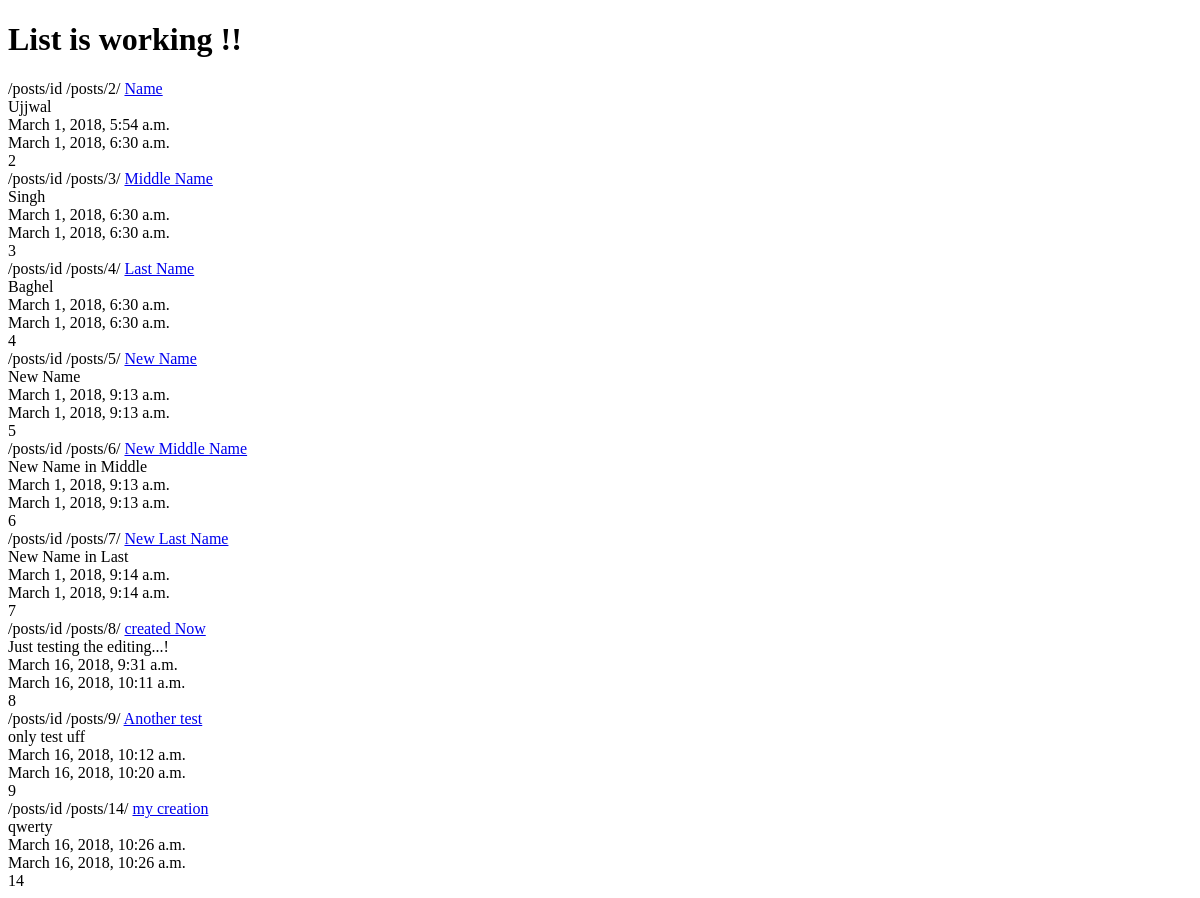
The app's page /posts/, older data.
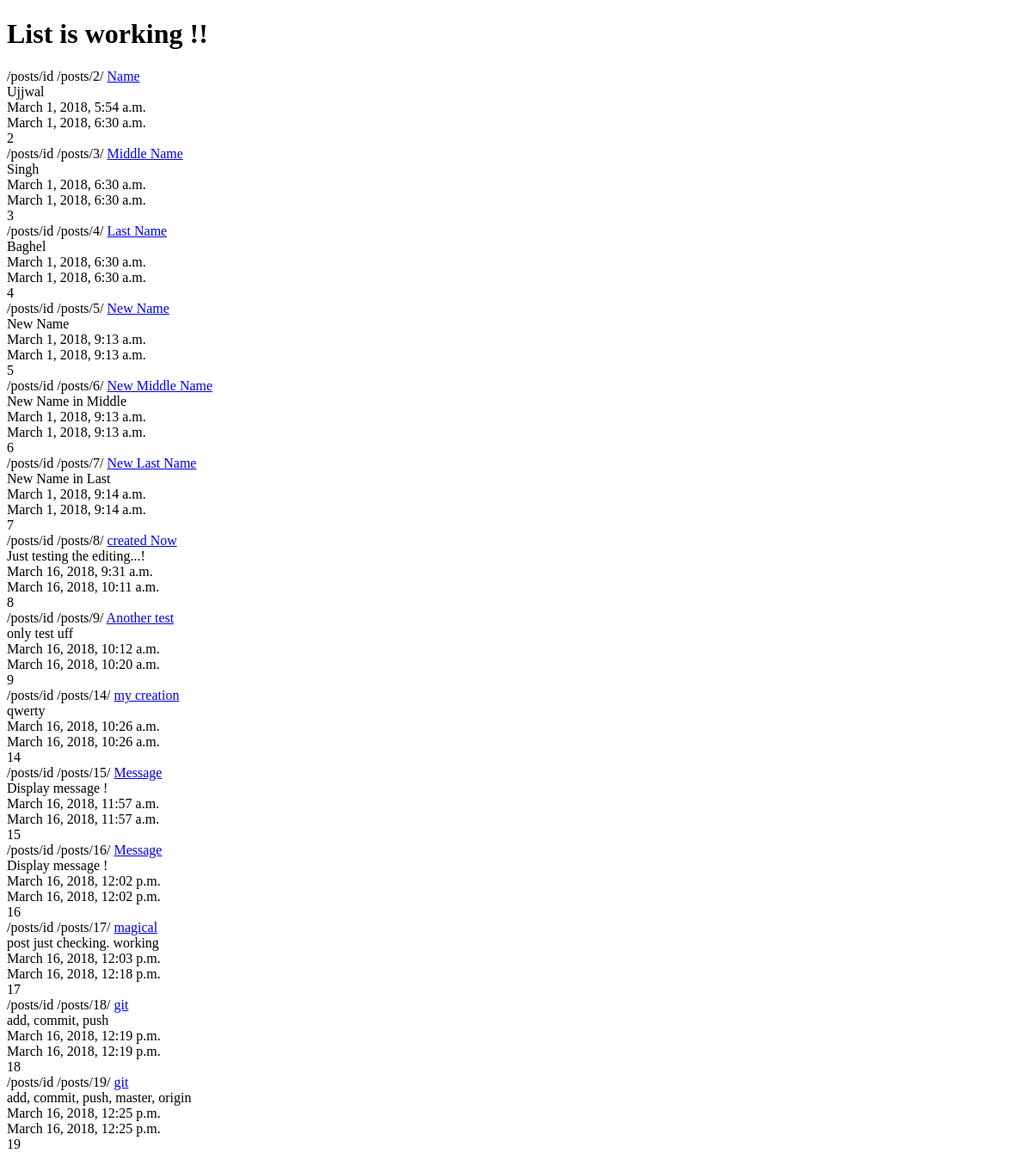
The same page, newer data.
### posts/models.py (models this page shows, shortened)
class Post(models.Model):
	title = models.CharField(max_length=120)
	content = models.TextField()
	updated = models.DateTimeField(auto_now=True, auto_now_add=False)
	timestamp = models.DateTimeField(auto_now=False,auto_now_add=True)
	def get_absolute_url(self):
		return reverse("posts:detail", kwargs={"id":self.id})

### posts/views.py (the view)
def post_list(request):
	queryset = Post.objects.all()
	context = {
		"object_list":queryset,
		"title":"List"
	}
	return render(request, "post_list.html", context)

### templates/post_list.html
{% extends "base.html" %}
{% block content %}
	<h1>{{title}} is working !!</h1>
	{% for obj in object_list %}
		/posts/id
		{% url "posts:detail" id=obj.id %}
		<a href='{{ obj.get_absolute_url }}'>{{ obj.title }} </a></br>
		{{ obj.content }} </br>
		{{ obj.timestamp }} </br>
		{{ obj.updated }} </br>
		{{ obj.id }} </br>
	{% endfor %}
{% endblock content %}

### templates/base.html (shortened to what this page needs)
<!DOCTYPE html>
<html>
<head>
</head>
<body>
	<div class="container">
		{% block content %}
		{% endblock content %}
	</div>
</body>
</html>

Row changes from the older to the newer data that the page shows:
added Post: id "/posts/15/", title "Message", content "Display message !", timestamp "March 16, 2018, 11:57 a.m.", updated "March 16, 2018, 11:57 a.m.", id "15"
added Post: id "/posts/16/", title "Message", content "Display message !", timestamp "March 16, 2018, 12:02 p.m.", updated "March 16, 2018, 12:02 p.m.", id "16"
added Post: id "/posts/17/", title "magical", content "post just checking. working", timestamp "March 16, 2018, 12:03 p.m.", updated "March 16, 2018, 12:18 p.m.", id "17"
added Post: id "/posts/18/", title "git", content "add, commit, push", timestamp "March 16, 2018, 12:19 p.m.", updated "March 16, 2018, 12:19 p.m.", id "18"
added Post: id "/posts/19/", title "git", content "add, commit, push, master, origin", timestamp "March 16, 2018, 12:25 p.m.", updated "March 16, 2018, 12:25 p.m.", id "19"
